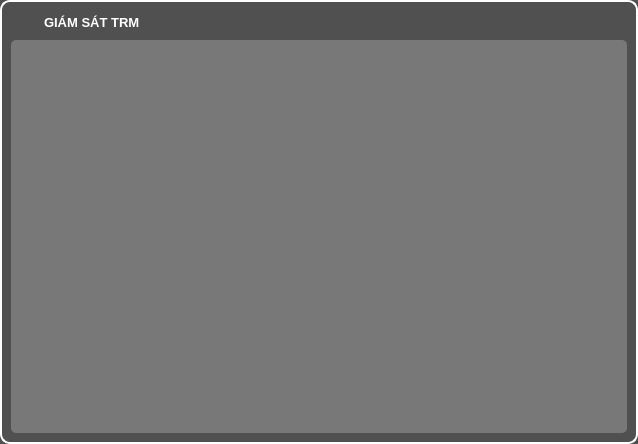
<?xml version="1.0" encoding="UTF-8"?>
<ui version="4.0">
 <class>GiamSat_TRM_Form</class>
 <widget class="QWidget" name="GiamSat_TRM_Form">
  <property name="geometry">
   <rect>
    <x>0</x>
    <y>0</y>
    <width>638</width>
    <height>444</height>
   </rect>
  </property>
  <property name="minimumSize">
   <size>
    <width>638</width>
    <height>444</height>
   </size>
  </property>
  <property name="maximumSize">
   <size>
    <width>638</width>
    <height>444</height>
   </size>
  </property>
  <property name="windowTitle">
   <string>Form</string>
  </property>
  <property name="styleSheet">
   <string notr="true">QWidget#GiamSat_TRM_Form {
background-color: rgb(80, 80, 80);
border-radius: 10px;
border-width: 2;
border-style: solid;
border-color: rgb(255, 255, 255);
}
QGroupBox {
border-radius: 5px;
border-width: 2;
border-style: solid;
border-color: rgb(255, 255, 255);
}
* {
color: white;
font-weight: bold;
}</string>
  </property>
  <layout class="QVBoxLayout" name="verticalLayout">
   <item>
    <widget class="QLabel" name="label_17">
     <property name="maximumSize">
      <size>
       <width>100000</width>
       <height>23</height>
      </size>
     </property>
     <property name="font">
      <font>
       <pointsize>10</pointsize>
       <weight>75</weight>
       <bold>true</bold>
      </font>
     </property>
     <property name="styleSheet">
      <string notr="true">padding-left: 30;
color: white;</string>
     </property>
     <property name="text">
      <string notr="true">GIÁM SÁT TRM</string>
     </property>
     <property name="textFormat">
      <enum>Qt::AutoText</enum>
     </property>
    </widget>
   </item>
   <item>
    <widget class="QFrame" name="frame">
     <property name="styleSheet">
      <string notr="true">QFrame#frame {
background-color: rgb(120, 120, 120);
border-radius: 5px;
border-width: 0;
}
QGroupBox {
margin-top: 7;
}
QGroupBox::title {
top: -8;
left: 24;
padding-left: 10px;
padding-right: 10px;
}</string>
     </property>
     <property name="frameShape">
      <enum>QFrame::StyledPanel</enum>
     </property>
     <property name="frameShadow">
      <enum>QFrame::Raised</enum>
     </property>
    </widget>
   </item>
  </layout>
 </widget>
 <resources/>
 <connections/>
</ui>
